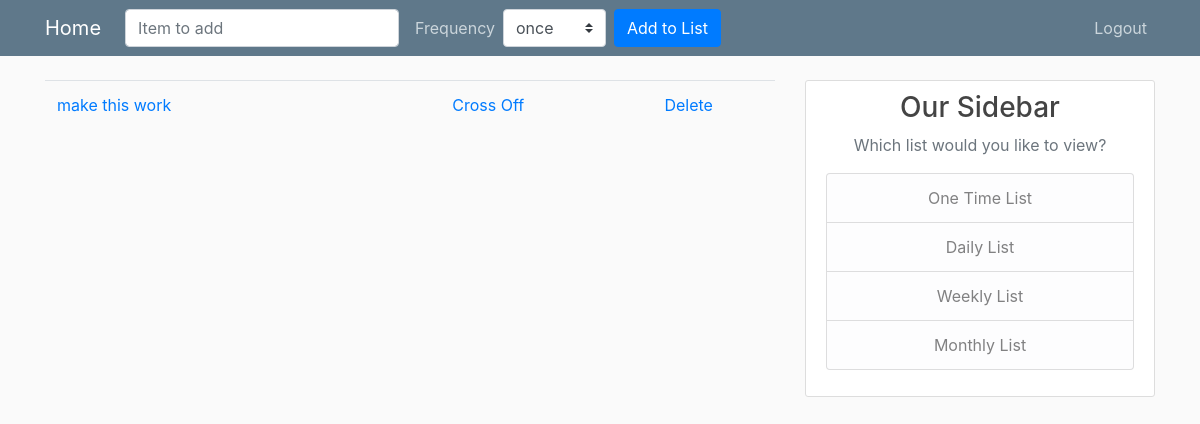
The app's page /once/ (signed in), older data.
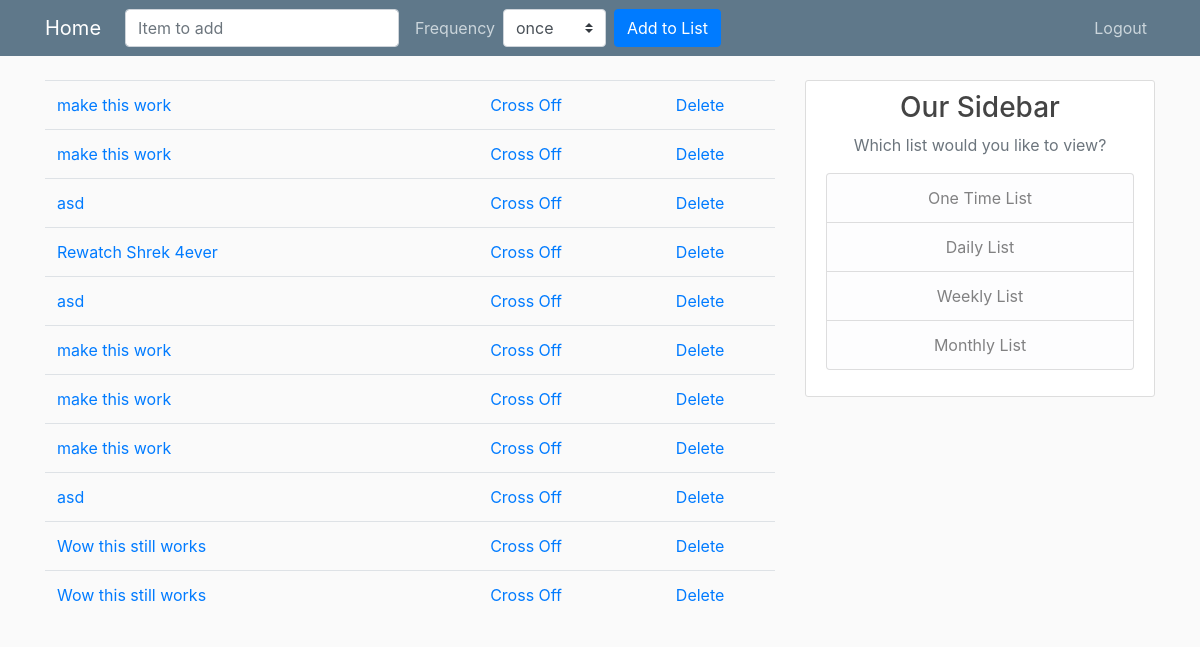
The same page, newer data.
### userLists/models.py (models this page shows, shortened)
class List(models.Model):
    task = models.CharField(max_length=256)
    dateCreated = models.DateTimeField(default=timezone.now)
    repeating = models.CharField(max_length=50)
    completed = models.BooleanField(default=False)
    author = models.ForeignKey(User, on_delete=models.CASCADE)

### userLists/views.py (the view)
# urls.py: path('once/', views.once, name="once"),
@login_required()
def once(request):
    if request.method == 'POST':
        form = ListForm(request.POST or None)
        form.instance.author = request.user
        if form.is_valid():
            form.save()
            all_items = List.objects.filter(author=User.objects.get(username=request.user))
            messages.success(request,('Task add!'))
            return render(request, 'userLists/once.html', {'all_items': all_items})
    else:
        all_items = List.objects.filter(author=User.objects.get(username=request.user))
        return render(request, 'userLists/once.html', {'all_items': all_items})

### userLists/templates/userLists/once.html
{% extends "userLists/base.html" %}
{% block content %}
 <table class="table table=bordered">
    {% for entry in all_items %}
     {% if entry.repeating == 'once' %}
        {% if entry.completed %}
            <tr class="table-secondary">
                <td class="striker"><a href="{% url 'edit' entry.id %}">{{ entry.task }}</a></td>
                <td><center><a href="{% url 'uncross' entry.id entry.repeating %}">Uncross</a></center></td>
                <td><center><a href="{% url 'delete' entry.id %}">Delete</a></center></td>
            </tr>
        {% else %}
            <tr>
                <td><a href="{% url 'edit' entry.id %}">{{ entry.task }}</a></td>
                <td><center><a href="{% url 'cross_off' entry.id entry.repeating %}">Cross Off</a></center></td>
                <td><center><a href="{% url 'delete' entry.id %}">Delete</a></center></td>
            </tr>
        {% endif %}
     {% endif %}
    {% endfor %}
</table>
{% endblock content %}

Row changes from the older to the newer data that the page shows:
added List: task "make this work"
added List: task "asd"
added List: task "Rewatch Shrek 4ever"
added List: task "asd"
added List: task "make this work"
added List: task "make this work"
added List: task "make this work"
added List: task "asd"
added List: task "Wow this still works"
added List: task "Wow this still works"
